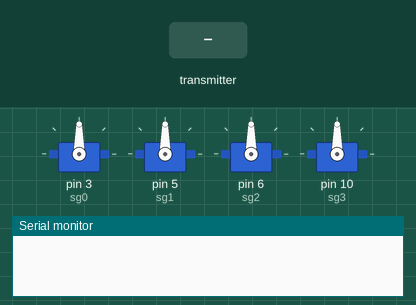
This sketch was run on a simulated Arduino Uno, built with avr-gcc and run on an emulated ATmega328P. Parts: 4 × servo, the last lines printed to the serial monitor. Inputs (shaded band) come from the test bench. No radio packets arrive unless stated.

Above: at 1.2 s.
1.3 s: the transmitter starts sending text.0 = 0
At 1.9 s:
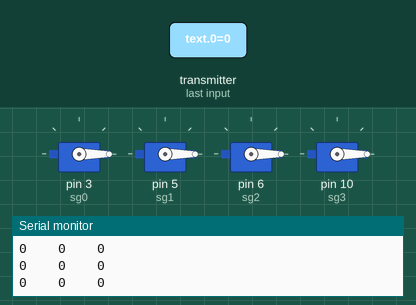
2.8 s: the transmitter starts sending text.1 = 256
At 3.1 s:
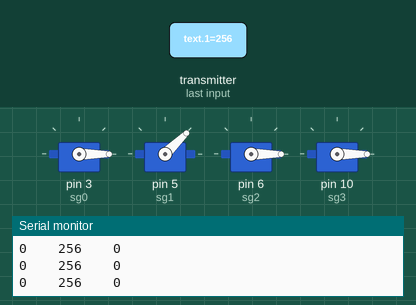
4.3 s: the transmitter starts sending text.2 = 256
At 5.4 s:
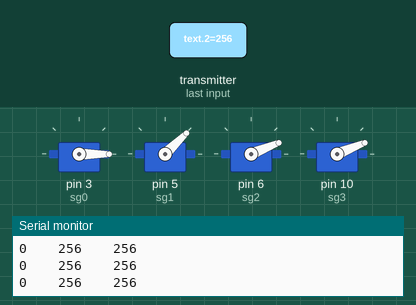
5.8 s: the transmitter starts sending text.0 = 256
At 6.6 s:
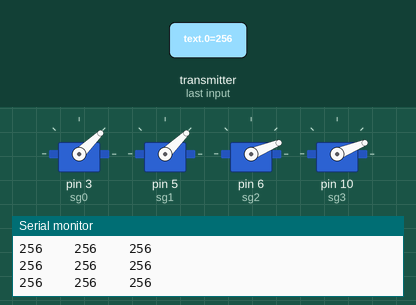
7.3 s: the transmitter starts sending text.1 = 0
At 7.7 s:
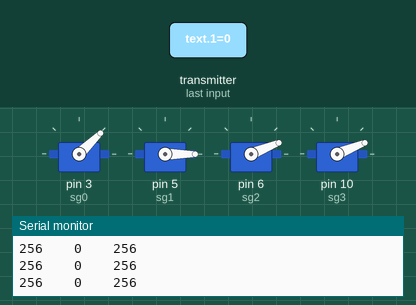
8.8 s: the transmitter starts sending text.2 = 0
At 10.0 s:
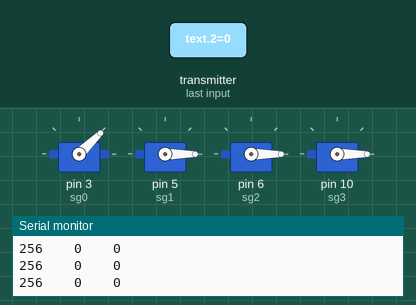
Timing chart, 0 to 11.3 s (numbered marks = the images above; inputs shaded):
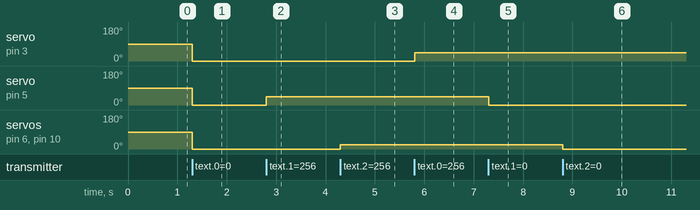

The sketch:

Receiver.ino
```cpp
#include <SPI.h>
#include <nRF24L01.h>
#include <RF24.h>
#include <Servo.h>
Servo sg0, sg1, sg2, sg3;
RF24 radio(9, 8);
const byte address[5] = {0xAB, 0xCD, 0xEF, 0x01, 0x23};
void setup() {
  Serial.begin(9600);
  radio.begin();
  radio.openReadingPipe(0, address);
  radio.setPALevel(RF24_PA_MIN);
  radio.setDataRate(RF24_250KBPS);
  radio.startListening();
  radio.powerUp();
  sg0.attach(3);
  sg1.attach(5);
  sg2.attach(6);
  sg3.attach(10);
}
void loop() {
  if (radio.available()) {
    int text[3];
    radio.read(&text, sizeof(text));
    Serial.print(text[0]);
    Serial.print("    ");
    Serial.print(text[1]);
    Serial.print("    ");
    Serial.println(text[2]);
    text[0] = map(text[0], 0, 1023, 0, 179);
    text[1] = map(text[1], 0, 1023, 0, 179);
    text[2] = map(text[2], 0, 1023, 0, 90);
    sg0.write(text[0]); sg1.write(text[1]); sg2.write(text[2]); sg3.write(text[2]);
  }
}
```

Measured:
- after the input at 1.3 s, servo on pin 3 (sg0), servo on pin 5 (sg1), servo on pin 6 (sg2), servo on pin 10 (sg3): 90° → 0° at once
- after the input at 2.8 s, servo on pin 5 (sg1): 0° → 44° at once
- after the input at 4.3 s, servo on pin 6 (sg2), servo on pin 10 (sg3): 0° → 22° at once
- after the input at 5.8 s, servo on pin 3 (sg0): 0° → 44° at once
- after the input at 7.3 s, servo on pin 5 (sg1): 44° → 0° at once
- after the input at 8.8 s, servo on pin 6 (sg2), servo on pin 10 (sg3): 22° → 0° at once
